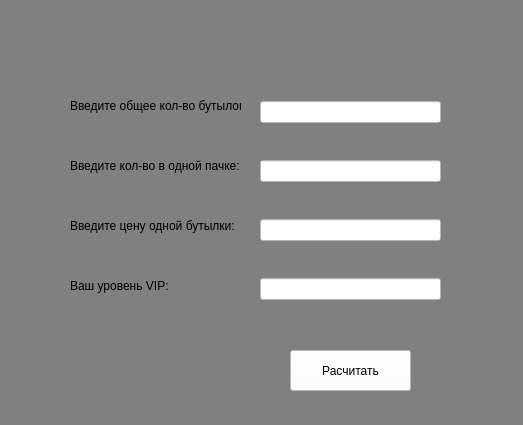
<?xml version="1.0" encoding="UTF-8"?>
<ui version="4.0">
 <class>Form</class>
 <widget class="QWidget" name="Form">
  <property name="geometry">
   <rect>
    <x>0</x>
    <y>0</y>
    <width>523</width>
    <height>425</height>
   </rect>
  </property>
  <property name="windowTitle">
   <string>Form</string>
  </property>
  <property name="styleSheet">
   <string notr="true">QWidget {
	background-color: grey;
}

QLineEdit{
	background-color:white;
}</string>
  </property>
  <widget class="QWidget" name="verticalLayoutWidget">
   <property name="geometry">
    <rect>
     <x>260</x>
     <y>70</y>
     <width>181</width>
     <height>261</height>
    </rect>
   </property>
   <layout class="QVBoxLayout" name="verticalLayout">
    <item>
     <widget class="QLineEdit" name="lineEdit"/>
    </item>
    <item>
     <widget class="QLineEdit" name="lineEdit_3"/>
    </item>
    <item>
     <widget class="QLineEdit" name="lineEdit_2"/>
    </item>
    <item>
     <widget class="QLineEdit" name="lineEdit_4"/>
    </item>
   </layout>
  </widget>
  <widget class="QLabel" name="label">
   <property name="geometry">
    <rect>
     <x>70</x>
     <y>80</y>
     <width>171</width>
     <height>51</height>
    </rect>
   </property>
   <property name="text">
    <string>Введите общее кол-во бутылок:</string>
   </property>
  </widget>
  <widget class="QLabel" name="label_2">
   <property name="geometry">
    <rect>
     <x>70</x>
     <y>140</y>
     <width>171</width>
     <height>51</height>
    </rect>
   </property>
   <property name="text">
    <string>Введите кол-во в одной пачке:</string>
   </property>
  </widget>
  <widget class="QLabel" name="label_3">
   <property name="geometry">
    <rect>
     <x>70</x>
     <y>200</y>
     <width>171</width>
     <height>51</height>
    </rect>
   </property>
   <property name="text">
    <string>Введите цену одной бутылки:</string>
   </property>
  </widget>
  <widget class="QLabel" name="label_4">
   <property name="geometry">
    <rect>
     <x>70</x>
     <y>260</y>
     <width>171</width>
     <height>51</height>
    </rect>
   </property>
   <property name="text">
    <string>Ваш уровень VIP:</string>
   </property>
  </widget>
  <widget class="QPushButton" name="pushButton">
   <property name="geometry">
    <rect>
     <x>290</x>
     <y>350</y>
     <width>121</width>
     <height>41</height>
    </rect>
   </property>
   <property name="styleSheet">
    <string notr="true">background-color:white;</string>
   </property>
   <property name="text">
    <string>Расчитать</string>
   </property>
  </widget>
 </widget>
 <resources/>
 <connections/>
</ui>
